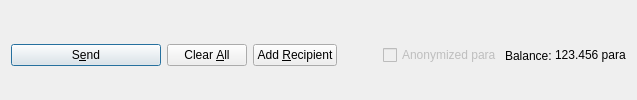
         <widget class="QFrame" name="frame_Send">
          <layout class="QHBoxLayout" name="horizontalLayout">
           <property name="bottomMargin">
            <number>0</number>
           </property>
           <item>
            <widget class="QPushButton" name="sendButton">
             <property name="minimumSize">
              <size>
               <width>150</width>
               <height>0</height>
              </size>
             </property>
             <property name="toolTip">
              <string>Confirm the send action</string>
             </property>
             <property name="text">
              <string>S&amp;end</string>
             </property>
             <property name="icon">
              <iconset resource="../papara.qrc">
               <normaloff>:/icons/send</normaloff>:/icons/send</iconset>
             </property>
             <property name="autoDefault">
              <bool>false</bool>
             </property>
             <property name="default">
              <bool>true</bool>
             </property>
            </widget>
           </item>
           <item>
            <widget class="QPushButton" name="clearButton">
             <property name="sizePolicy">
              <sizepolicy hsizetype="Minimum" vsizetype="Fixed">
               <horstretch>0</horstretch>
               <verstretch>0</verstretch>
              </sizepolicy>
             </property>
             <property name="toolTip">
              <string>Clear all fields of the form.</string>
             </property>
             <property name="text">
              <string>Clear &amp;All</string>
             </property>
             <property name="icon">
              <iconset resource="../papara.qrc">
               <normaloff>:/icons/remove</normaloff>:/icons/remove</iconset>
             </property>
             <property name="autoDefault">
              <bool>false</bool>
             </property>
            </widget>
           </item>
           <item>
            <widget class="QPushButton" name="addButton">
             <property name="toolTip">
              <string>Send to multiple recipients at once</string>
             </property>
             <property name="text">
              <string>Add &amp;Recipient</string>
             </property>
             <property name="icon">
              <iconset resource="../papara.qrc">
               <normaloff>:/icons/add</normaloff>:/icons/add</iconset>
             </property>
             <property name="autoDefault">
              <bool>false</bool>
             </property>
            </widget>
           </item>
           <item>
            <spacer name="horizontalSpacer">
             <property name="orientation">
              <enum>Qt::Horizontal</enum>
             </property>
             <property name="sizeHint" stdset="0">
              <size>
               <width>40</width>
               <height>20</height>
              </size>
             </property>
            </spacer>
           </item>
           <item>
            <layout class="QHBoxLayout" name="horizontalLayout_2">
             <property name="spacing">
              <number>3</number>
             </property>
             <item>
              <widget class="QCheckBox" name="checkzpara">
               <property name="enabled">
                <bool>false</bool>
               </property>
               <property name="text">
                <string>Anonymized para</string>
               </property>
              </widget>
             </item>
             <item>
              <widget class="QLabel" name="label">
               <property name="text">
                <string>Balance:</string>
               </property>
              </widget>
             </item>
             <item>
              <widget class="QLabel" name="labelBalance">
               <property name="sizePolicy">
                <sizepolicy hsizetype="Preferred" vsizetype="Fixed">
                 <horstretch>0</horstretch>
                 <verstretch>0</verstretch>
                </sizepolicy>
               </property>
               <property name="cursor">
                <cursorShape>IBeamCursor</cursorShape>
               </property>
               <property name="text">
                <string notr="true">123.456 para</string>
               </property>
               <property name="textInteractionFlags">
                <set>Qt::LinksAccessibleByMouse|Qt::TextSelectableByKeyboard|Qt::TextSelectableByMouse</set>
               </property>
              </widget>
             </item>
            </layout>
           </item>
          </layout>
         </widget>
